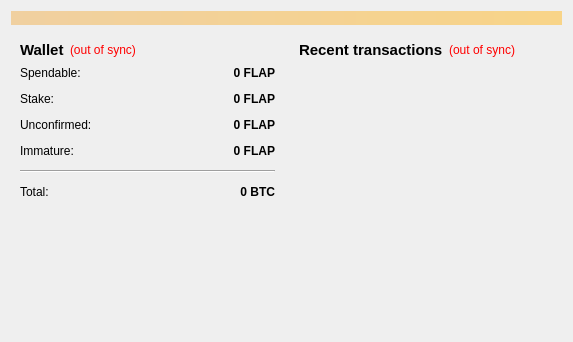
<?xml version="1.0" encoding="UTF-8"?>
<ui version="4.0">
 <class>OverviewPage</class>
 <widget class="QWidget" name="OverviewPage">
  <property name="geometry">
   <rect>
    <x>0</x>
    <y>0</y>
    <width>573</width>
    <height>342</height>
   </rect>
  </property>
  <property name="windowTitle">
   <string>Form</string>
  </property>
  <layout class="QVBoxLayout" name="topLayout">
   <item>
    <widget class="QLabel" name="labelAlerts">
     <property name="visible">
      <bool>false</bool>
     </property>
     <property name="styleSheet">
      <string notr="true">background-color: qlineargradient(x1: 0, y1: 0, x2: 1, y2: 0, stop:0 #F0D0A0, stop:1 #F8D488);  color:#000000
</string>
     </property>
     <property name="wordWrap">
      <bool>true</bool>
     </property>
     <property name="margin">
      <number>3</number>
     </property>
    </widget>
   </item>
   <item>
    <layout class="QHBoxLayout" name="horizontalLayout" stretch="1,1">
     <item>
      <layout class="QVBoxLayout" name="verticalLayout_2">
       <item>
        <widget class="QWidget" name="widget" native="true">
         <layout class="QVBoxLayout" name="verticalLayout_4">
          <item>
           <layout class="QHBoxLayout" name="horizontalLayout_4">
            <item>
             <widget class="QLabel" name="label_5">
              <property name="font">
               <font>
                <pointsize>11</pointsize>
                <weight>75</weight>
                <bold>true</bold>
               </font>
              </property>
              <property name="text">
               <string>Wallet</string>
              </property>
             </widget>
            </item>
            <item>
             <widget class="QLabel" name="labelWalletStatus">
              <property name="toolTip">
               <string>The displayed information may be out of date. Your wallet automatically synchronizes with the FlappyCoin network after a connection is established, but this process has not completed yet.</string>
              </property>
              <property name="styleSheet">
               <string notr="true">QLabel { color: red; }</string>
              </property>
              <property name="text">
               <string notr="true">(out of sync)</string>
              </property>
              <property name="alignment">
               <set>Qt::AlignLeading|Qt::AlignLeft|Qt::AlignVCenter</set>
              </property>
             </widget>
            </item>
            <item>
             <spacer name="horizontalSpacer_2">
              <property name="orientation">
               <enum>Qt::Horizontal</enum>
              </property>
              <property name="sizeHint" stdset="0">
               <size>
                <width>40</width>
                <height>20</height>
               </size>
              </property>
             </spacer>
            </item>
           </layout>
          </item>
          <item>
           <layout class="QFormLayout" name="formLayout_2">
            <property name="fieldGrowthPolicy">
             <enum>QFormLayout::AllNonFixedFieldsGrow</enum>
            </property>
            <property name="horizontalSpacing">
             <number>12</number>
            </property>
            <property name="verticalSpacing">
             <number>12</number>
            </property>
            <item row="0" column="0">
             <widget class="QLabel" name="label">
              <property name="text">
               <string>Spendable:</string>
              </property>
             </widget>
            </item>
            <item row="0" column="1">
             <widget class="QLabel" name="labelBalance">
              <property name="font">
               <font>
                <weight>75</weight>
                <bold>true</bold>
               </font>
              </property>
              <property name="cursor">
               <cursorShape>IBeamCursor</cursorShape>
              </property>
              <property name="toolTip">
               <string>Your current spendable balance</string>
              </property>
              <property name="text">
               <string notr="true">0 FLAP</string>
              </property>
              <property name="alignment">
               <set>Qt::AlignRight|Qt::AlignTrailing|Qt::AlignVCenter</set>
              </property>
              <property name="textInteractionFlags">
               <set>Qt::LinksAccessibleByMouse|Qt::TextSelectableByKeyboard|Qt::TextSelectableByMouse</set>
              </property>
             </widget>
            </item>
            <item row="1" column="0">
             <widget class="QLabel" name="label_6">
              <property name="text">
               <string>Stake:</string>
              </property>
             </widget>
            </item>
            <item row="1" column="1">
             <widget class="QLabel" name="labelStake">
              <property name="font">
               <font>
                <weight>75</weight>
                <bold>true</bold>
               </font>
              </property>
              <property name="cursor">
               <cursorShape>IBeamCursor</cursorShape>
              </property>
              <property name="toolTip">
               <string>Total of coins that was staked, and do not yet count toward the current balance</string>
              </property>
              <property name="text">
               <string notr="true">0 FLAP</string>
              </property>
              <property name="alignment">
               <set>Qt::AlignRight|Qt::AlignTrailing|Qt::AlignVCenter</set>
              </property>
              <property name="textInteractionFlags">
               <set>Qt::LinksAccessibleByMouse|Qt::TextSelectableByKeyboard|Qt::TextSelectableByMouse</set>
              </property>
             </widget>
            </item>
            <item row="2" column="0">
             <widget class="QLabel" name="label_3">
              <property name="text">
               <string>Unconfirmed:</string>
              </property>
             </widget>
            </item>
            <item row="2" column="1">
             <widget class="QLabel" name="labelUnconfirmed">
              <property name="font">
               <font>
                <weight>75</weight>
                <bold>true</bold>
               </font>
              </property>
              <property name="cursor">
               <cursorShape>IBeamCursor</cursorShape>
              </property>
              <property name="toolTip">
               <string>Total of transactions that have yet to be confirmed, and do not yet count toward the current balance</string>
              </property>
              <property name="text">
               <string notr="true">0 FLAP</string>
              </property>
              <property name="alignment">
               <set>Qt::AlignRight|Qt::AlignTrailing|Qt::AlignVCenter</set>
              </property>
              <property name="textInteractionFlags">
               <set>Qt::LinksAccessibleByMouse|Qt::TextSelectableByKeyboard|Qt::TextSelectableByMouse</set>
              </property>
             </widget>
            </item>
            <item row="3" column="0">
             <widget class="QLabel" name="labelImmatureText">
              <property name="text">
               <string>Immature:</string>
              </property>
             </widget>
            </item>
            <item row="3" column="1">
             <widget class="QLabel" name="labelImmature">
              <property name="font">
               <font>
                <weight>75</weight>
                <bold>true</bold>
               </font>
              </property>
              <property name="toolTip">
               <string>Mined balance that has not yet matured</string>
              </property>
              <property name="text">
               <string notr="true">0 FLAP</string>
              </property>
              <property name="alignment">
               <set>Qt::AlignRight|Qt::AlignTrailing|Qt::AlignVCenter</set>
              </property>
              <property name="textInteractionFlags">
               <set>Qt::LinksAccessibleByMouse|Qt::TextSelectableByKeyboard|Qt::TextSelectableByMouse</set>
              </property>
             </widget>
            </item>
            <item row="4" column="0" colspan="2">
             <widget class="Line" name="line">
              <property name="orientation">
               <enum>Qt::Horizontal</enum>
              </property>
             </widget>
            </item>
            <item row="5" column="0">
             <widget class="QLabel" name="labelTotalText">
              <property name="text">
               <string>Total:</string>
              </property>
             </widget>
            </item>
            <item row="5" column="1">
             <widget class="QLabel" name="labelTotal">
              <property name="font">
               <font>
                <weight>75</weight>
                <bold>true</bold>
               </font>
              </property>
              <property name="cursor">
               <cursorShape>IBeamCursor</cursorShape>
              </property>
              <property name="toolTip">
               <string>Your current total balance</string>
              </property>
              <property name="text">
               <string notr="true">0 BTC</string>
              </property>
              <property name="alignment">
               <set>Qt::AlignRight|Qt::AlignTrailing|Qt::AlignVCenter</set>
              </property>
              <property name="textInteractionFlags">
               <set>Qt::LinksAccessibleByMouse|Qt::TextSelectableByKeyboard|Qt::TextSelectableByMouse</set>
              </property>
             </widget>
            </item>
           </layout>
          </item>
         </layout>
        </widget>
       </item>
       <item>
        <spacer name="verticalSpacer">
         <property name="orientation">
          <enum>Qt::Vertical</enum>
         </property>
         <property name="sizeHint" stdset="0">
          <size>
           <width>20</width>
           <height>40</height>
          </size>
         </property>
        </spacer>
       </item>
      </layout>
     </item>
     <item>
      <layout class="QVBoxLayout" name="verticalLayout_3">
       <item>
        <widget class="QWidget" name="widget_2" native="true">
         <layout class="QVBoxLayout" name="verticalLayout">
          <item>
           <layout class="QHBoxLayout" name="horizontalLayout_2">
            <item>
             <widget class="QLabel" name="label_4">
              <property name="font">
               <font>
                <pointsize>11</pointsize>
                <weight>75</weight>
                <bold>true</bold>
               </font>
              </property>
              <property name="text">
               <string>&lt;b&gt;Recent transactions&lt;/b&gt;</string>
              </property>
             </widget>
            </item>
            <item>
             <widget class="QLabel" name="labelTransactionsStatus">
              <property name="toolTip">
               <string>The displayed information may be out of date. Your wallet automatically synchronizes with the FlappyCoin network after a connection is established, but this process has not completed yet.</string>
              </property>
              <property name="styleSheet">
               <string notr="true">QLabel { color: red; }</string>
              </property>
              <property name="text">
               <string notr="true">(out of sync)</string>
              </property>
              <property name="alignment">
               <set>Qt::AlignRight|Qt::AlignTrailing|Qt::AlignVCenter</set>
              </property>
             </widget>
            </item>
            <item>
             <spacer name="horizontalSpacer">
              <property name="orientation">
               <enum>Qt::Horizontal</enum>
              </property>
              <property name="sizeHint" stdset="0">
               <size>
                <width>40</width>
                <height>20</height>
               </size>
              </property>
             </spacer>
            </item>
           </layout>
          </item>
          <item>
           <widget class="QListView" name="listTransactions">
            <property name="styleSheet">
             <string notr="true">QListView { background: transparent; }</string>
            </property>
            <property name="frameShape">
             <enum>QFrame::NoFrame</enum>
            </property>
            <property name="verticalScrollBarPolicy">
             <enum>Qt::ScrollBarAlwaysOff</enum>
            </property>
            <property name="horizontalScrollBarPolicy">
             <enum>Qt::ScrollBarAlwaysOff</enum>
            </property>
            <property name="selectionMode">
             <enum>QAbstractItemView::NoSelection</enum>
            </property>
           </widget>
          </item>
         </layout>
        </widget>
       </item>
      </layout>
     </item>
    </layout>
   </item>
  </layout>
 </widget>
 <resources/>
 <connections/>
</ui>
